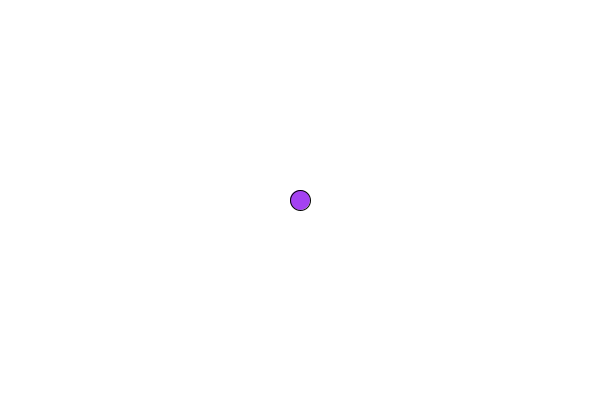
Frame 1 (no input)
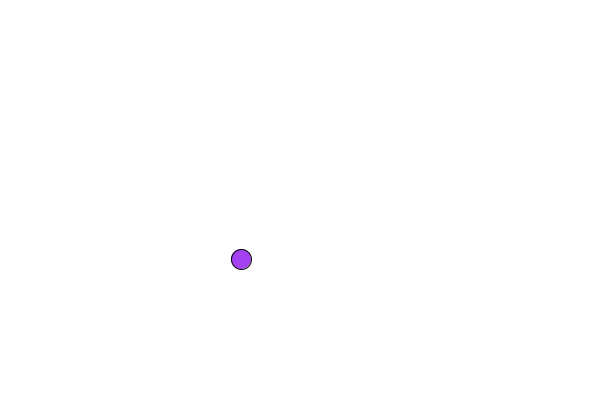
Frame 60 (the mouse pressed at the canvas centre just before this capture)
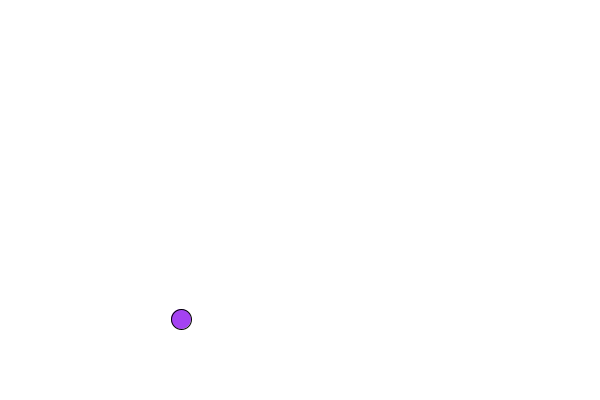
Frame 120 (the mouse held since frame 60 and released just before this capture)

The Processing sketch that drew these frames (run headless with seeded random() and noise(); from frame 60 on, the mouse is pressed at the canvas centre):

// Processing sketch: PracticePong
// ── PracticePong.pde
//Global Variables and Objects
Ball myBall;
Ball[] firework;
//
color pongTableColour = 255; //ERROR: move to Table CLASS, 255 is full BLUE
//
void setup() {
  size(600, 400); //fullScreen(); displayWidth, displayHeight
  /*ScreenSizeChecker() for Lnadscape, Protrait, Square views
   Updated Automatically for screen rotation on Android
   */
  //Population
  myBall = new Ball(); // Both 1/2's of Constructor
  //
} //End setup
//
void draw() {
  background(pongTableColour); //ERROR: Night Mode is know in CLASS, not DRIVER
  myBall.draw();
} //End draw
//
void keyPressed() {
} //End keyPressed
//
void mousePressed() {
} //End mousePressed
//
//End DRIVER

// ── Ball.pde
/* Known ERRORs
 - Night Mode: Ball Colour is Full BLUE
 */
class Ball
{
  //Global Variables
  float x, y, diameter;
  color colour;
  float xSpeed, ySpeed, xSpeedChange, ySpeedChange;
  float gravity;
  //static int count = 25; //Static Number for Amount of Ball Instances in a Firework
  //
  //Ball Constructor
  Ball () {
    //Constructor Is ... hard coded, single variable object
    //Local Variables, deleted at end of Constructor
    int startX = width*1/2;
    int startY = height*1/2;
    int referentMeasure = ( width < height ) ? width : height ; //Review Ternary Operator
    //
    //Object Variables
    this.x = startX; //spawn myBall in the middle of the display
    this.y = startY;
    this.diameter = referentMeasure * 1/20;
    this.colour = color ( random(0, 255), random(255), random(255) ) ; //random(), random()-shortcut, casting from float to intin color var
    this.xSpeed = xDirection(); //float, could be any number
    this.ySpeed = yDirection(); //float, could be any number
    //ERROR: random() will choose ZERO, not only -1 & 1
    this.xSpeedChange = 1; //Break bounce physics
    this.ySpeedChange = 1; //Change speeds
  } //End Ball Constructor
  //
  // Mulitple Constructors by identifying different parameters
  Ball (float gravityParameter) {
    //Ball(); //Place Holder
    x = mouseX; //ERROR: trigger when the Ball enters goal area
    y = mouseY; //ERROR: trigger when the Ball enters goal area
    colour = color ( random(0, 255), random(255), random(255) ) ; //random(), random()-shortcut, casting from float to intin color var
    diameter = random(width*1/25);
    xSpeed = random(-5, 5);
    ySpeed = random(-5, 5);
    gravity = gravityParameter;
  } //End Firework Ball
  //
  float xDirection() {
    float xDirection = int (random (-2, 2) ); //float, truncated, must be 2 minimum
    while ( xDirection == 0 ) {
      xDirection = int (random (-2, 2) ); //variable must be populated first
    }
    return xDirection;
  } //End xDirection
  float yDirection() {
    float yDirection = int (random (-2, 2) ); //float, truncated, must be 2 minimum
    while ( yDirection == 0 ) {
      yDirection = int (random (-2, 2) ); //variable must be populated first
    }
    return yDirection;
  } //End yDirection
  void draw() { //ball
    fill(colour);
    ellipse(x, y, diameter, diameter); //Easter Egg: at bounce diameters changes
    fill(0);
    //
    step();
  }//End draw
  void step() {
    bounce();
    x += xSpeed * xSpeedChange;
    y += ySpeed * ySpeedChange;
  } //End step
  void bounce() {
    if ( x < 0+(diameter*1/2) || x > width-(diameter*1/2) ) xSpeed *= -1;
    if ( y < 0+(diameter*1/2) || y > height-(diameter*1/2) ) ySpeed *= -1;
  } //End bounce
  //
} //End Ball
